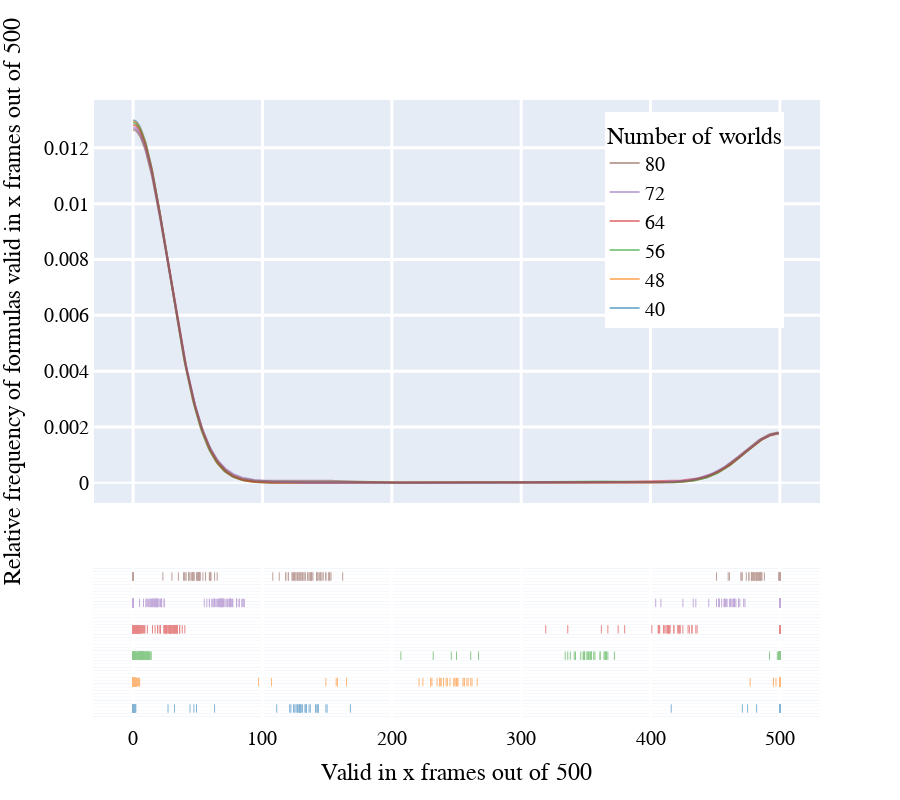

The code cell stored with this chart in its notebook:
### Code cell
fig=go.Figure()

fig = ff.create_distplot(dist_data,grop_labels,show_hist=False)

fig.update_traces(opacity=0.55)
fig.update_layout(legend=dict(title="Number of worlds", yanchor="top",y=0.98,xanchor="right",x=0.95),
                  autosize=True, xaxis_title='Valid in x frames out of 500', yaxis_title='Relative frequency of formulas valid in x frames out of 500',
                  font=dict(size=20, family='Times New Romans', color='black'),
                  width=900, height=800
                 )

fig.update_xaxes(showline=True, linewidth=1, linecolor='white', gridwidth=3, gridcolor='white', mirror=True)
fig.update_yaxes(showline=True, linewidth=1, linecolor='white', gridwidth=3, gridcolor='white', mirror=True)

fig.show()
plotly.io.write_image(fig, f"{language}{mode}graph.png")

### Figure 1 — Plotly figure (JSON) as saved in the notebook; plotly's stock layout.template omitted (floating-point values rounded to 4 significant figures; data arrays with more than 128 entries replaced by an {"elided": "..."} marker saying what was removed)
{"data": [{"legendgroup": "40", "marker": {"color": "rgb(31, 119, 180)"}, "mode": "lines", "name": "40", "opacity": 0.55, "showlegend": true, "type": "scatter", "x": {"elided": "500 int values"}, "xaxis": "x", "y": {"elided": "500 float values"}, "yaxis": "y"}, {"legendgroup": "48", "marker": {"color": "rgb(255, 127, 14)"}, "mode": "lines", "name": "48", "opacity": 0.55, "showlegend": true, "type": "scatter", "x": {"elided": "500 int values"}, "xaxis": "x", "y": {"elided": "500 float values"}, "yaxis": "y"}, {"legendgroup": "56", "marker": {"color": "rgb(44, 160, 44)"}, "mode": "lines", "name": "56", "opacity": 0.55, "showlegend": true, "type": "scatter", "x": {"elided": "500 int values"}, "xaxis": "x", "y": {"elided": "500 float values"}, "yaxis": "y"}, {"legendgroup": "64", "marker": {"color": "rgb(214, 39, 40)"}, "mode": "lines", "name": "64", "opacity": 0.55, "showlegend": true, "type": "scatter", "x": {"elided": "500 int values"}, "xaxis": "x", "y": {"elided": "500 float values"}, "yaxis": "y"}, {"legendgroup": "72", "marker": {"color": "rgb(148, 103, 189)"}, "mode": "lines", "name": "72", "opacity": 0.55, "showlegend": true, "type": "scatter", "x": {"elided": "500 int values"}, "xaxis": "x", "y": {"elided": "500 float values"}, "yaxis": "y"}, {"legendgroup": "80", "marker": {"color": "rgb(140, 86, 75)"}, "mode": "lines", "name": "80", "opacity": 0.55, "showlegend": true, "type": "scatter", "x": {"elided": "500 int values"}, "xaxis": "x", "y": {"elided": "500 float values"}, "yaxis": "y"}, {"legendgroup": "40", "marker": {"color": "rgb(31, 119, 180)", "symbol": "line-ns-open"}, "mode": "markers", "name": "40", "opacity": 0.55, "showlegend": false, "type": "scatter", "x": {"elided": "8047 int values"}, "xaxis": "x", "y": {"elided": "8047 int values"}, "yaxis": "y2"}, {"legendgroup": "48", "marker": {"color": "rgb(255, 127, 14)", "symbol": "line-ns-open"}, "mode": "markers", "name": "48", "opacity": 0.55, "showlegend": false, "type": "scatter", "x": {"elided": "8047 int values"}, "xaxis": "x", "y": {"elided": "8047 int values"}, "yaxis": "y2"}, {"legendgroup": "56", "marker": {"color": "rgb(44, 160, 44)", "symbol": "line-ns-open"}, "mode": "markers", "name": "56", "opacity": 0.55, "showlegend": false, "type": "scatter", "x": {"elided": "8047 int values"}, "xaxis": "x", "y": {"elided": "8047 int values"}, "yaxis": "y2"}, {"legendgroup": "64", "marker": {"color": "rgb(214, 39, 40)", "symbol": "line-ns-open"}, "mode": "markers", "name": "64", "opacity": 0.55, "showlegend": false, "type": "scatter", "x": {"elided": "8047 int values"}, "xaxis": "x", "y": {"elided": "8047 int values"}, "yaxis": "y2"}, {"legendgroup": "72", "marker": {"color": "rgb(148, 103, 189)", "symbol": "line-ns-open"}, "mode": "markers", "name": "72", "opacity": 0.55, "showlegend": false, "type": "scatter", "x": {"elided": "8047 int values"}, "xaxis": "x", "y": {"elided": "8047 int values"}, "yaxis": "y2"}, {"legendgroup": "80", "marker": {"color": "rgb(140, 86, 75)", "symbol": "line-ns-open"}, "mode": "markers", "name": "80", "opacity": 0.55, "showlegend": false, "type": "scatter", "x": {"elided": "8047 int values"}, "xaxis": "x", "y": {"elided": "8047 int values"}, "yaxis": "y2"}], "layout": {"autosize": true, "barmode": "overlay", "font": {"color": "black", "family": "Times New Romans", "size": 20}, "height": 800, "hovermode": "closest", "legend": {"title": {"text": "Number of worlds"}, "traceorder": "reversed", "x": 0.95, "xanchor": "right", "y": 0.98, "yanchor": "top"}, "width": 900, "xaxis": {"anchor": "y2", "domain": [0, 1], "gridcolor": "white", "gridwidth": 3, "linecolor": "white", "linewidth": 1, "mirror": true, "showline": true, "title": {"text": "Valid in x frames out of 500"}, "zeroline": false}, "yaxis": {"anchor": "free", "domain": [0.35, 1], "gridcolor": "white", "gridwidth": 3, "linecolor": "white", "linewidth": 1, "mirror": true, "position": 0, "showline": true, "title": {"text": "Relative frequency of formulas valid in x frames out of 500"}}, "yaxis2": {"anchor": "x", "domain": [0, 0.25], "dtick": 1, "gridcolor": "white", "gridwidth": 3, "linecolor": "white", "linewidth": 1, "mirror": true, "showline": true, "showticklabels": false}}}
